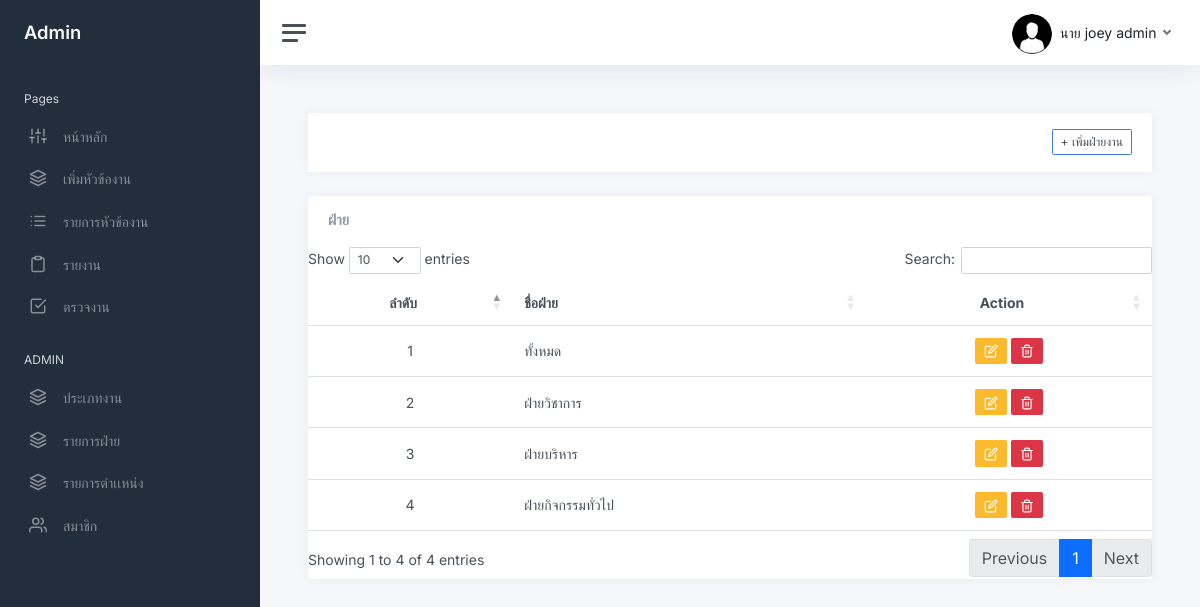
Page /departmant_list.php (signed in) on the committed database.
### tables this page shows
CREATE TABLE `user` (
  `user_id` int NOT NULL,
  `firstname` varchar(200) NOT NULL,
  `lastname` varchar(200) NOT NULL,
  `email` varchar(200) NOT NULL,
  `password` varchar(255) NOT NULL,
  `role_id` int DEFAULT NULL,
  `avatar` varchar(255) DEFAULT NULL,
  `date_created` timestamp NOT NULL DEFAULT CURRENT_TIMESTAMP ON UPDATE CURRENT_TIMESTAMP,
  `status_user` int NOT NULL,
  `tel` varchar(255) NOT NULL,
  `line_token` varchar(255) NOT NULL,
  `idcard` varchar(13) NOT NULL,
  `department_id` int NOT NULL,
  `shortname_id` int NOT NULL,
  `status_user2` int NOT NULL
);

CREATE TABLE `department` (
  `department_id` int NOT NULL,
  `department_name` varchar(255) NOT NULL,
  `department_status` int NOT NULL
);

### funtion.php (called while the page is built, shortened)
<?php
    function showshortname($shortname){
        if($shortname =='1'){
            return "นาย";
        }elseif($shortname =='2'){
            return "นางสาว";
        } elseif($shortname =='9'){
            return "นาง";
        } elseif($shortname =='3'){
            return "ดร.";
        } elseif($shortname =='4'){
        return "ผศ.";
        } elseif($shortname =='5'){
            return "รศ.";
        } elseif($shortname =='6'){
            return "ศ.";
        } elseif($shortname =='7'){
            return "ผศ.ดร.";
        } elseif($shortname =='8'){
            return "ศ.ดร.";
        }elseif($shortname =='10'){
            return "อาจารย์";
        } elseif($shortname =='11'){
            return "Mr.";
        }elseif($shortname =='12'){
            return "Ms";
        }
    }
    ?>

### departmant_list.php (the view, shortened to what this page needs)
<?php
    require_once 'connect.php';
?>
<!DOCTYPE html>
<html lang="en">
<?php include "head.php"?>
<body>
<link rel="stylesheet" type="text/css" href="https://cdn.datatables.net/1.13.2/css/dataTables.bootstrap5.min.css"
<?php include "sidebar.php" ?>
<form action="proc.php" method="post" class="form-horizontal" enctype="multipart/form-data">
    <main class="content">
        <div class="col-lg-12">
            <div class="card card-outline card-success">
                <div class="container-fluid p-0">
                    <div class="card-header">
                        <div class="d-flex flex-row-reverse bd-highligh">
                            <a class="btn btn-block btn-sm btn-default btn-flat border-primary" data-bs-toggle="modal" data-bs-target="#adddepartment" ><i class="fa fa-plus"></i> + เพิ่มฝ่ายงาน</a>
                        </div>
                    </div>
                </div>
            </div>
        </div>
                    <div class="card flex-fill">
                        <div class="card-header">
                            <h5 class="card-title mb-0">ฝ่าย</h5>
                        </div>
                            <table class="table table-hover my-0" id="example">
                                <thead>
                                    <tr>
                                        <th class="text-center">ลำดับ</th>
                                        <th class="text-left">ชื่อฝ่าย</th>
                                        <th class="text-center">Action</th>
                                    </tr>
                                </thead>
                                <tbody>
                                    <?php
                                        $i = 1;
                                        $sql = "SELECT * FROM department  WHERE department_status = 1";
                                        $qry = $db->query($sql);
                                        $qry->execute();
                                        while ($departmentrow = $qry->fetch(PDO::FETCH_ASSOC)){
                                    ?>
                                        <tr>
                                            <td class="text-center"><?php echo $i++ ?></td>
                                            <td class="text-left"><?php echo $departmentrow['department_name'] ?></td>
                                            <td class="text-center">
                                            <a class="btn btn-warning btn-sm" title="เเก้ไขข้อมูลฝ่าย" href="editdepartment.php?update_id=<?php echo $departmentrow['department_id']?>"><i  data-feather="edit"></i></a>
                                            <button class="btn btn-danger btn-sm deletedepartment-btn" title="ลบข้อมูลฝ่าย" data-department_id="<?php echo $departmentrow['department_id']?>"><i data-feather="trash-2"></i></button>
                                            </td>
                                        </tr>
                                    <?php } ?>
                                </tbody>
                            </table>
                    </div>
        </main>
</form>
    </body>
</html>

### sidebar.php (shortened to what this page needs)
<?php
include "head.php";
include "funtion.php";
		if (isset($_SESSION['user_login'])) {
			$user_id = $_SESSION['user_login'];
			$sql = "SELECT *,concat(firstname,' ',lastname) as name FROM user AS u  natural JOIN position  WHERE u.user_id = $user_id ";
			$stmt = $db->prepare($sql);
			$stmt->execute();
			$row = $stmt->fetch(PDO::FETCH_ASSOC);
		}
			$level = $row['level'];
			$where ='';
			$sql2 = "SELECT MAX(level) as maxlevel , MIN(level) as minlevel FROM user as u
			left join position as p ON u.role_id = p.role_id
			left join department as d on u.department_id = d.department_id   $where ";
			$stmt2 = $db->prepare($sql2);
			$stmt2->execute();
			$row2 = $stmt2->fetch(PDO::FETCH_ASSOC);
			$maxlevel = $row2['maxlevel'];
?>
<div class="wrapper">
		<nav id="sidebar" class="sidebar js-sidebar">
			<div class="sidebar-content js-simplebar">
				<a class="sidebar-brand" href="index.php">
				<?php if($level <= 2): ?>
				<span class="align-middle">Admin <?php ?></span>
				<?php else: ?>
					<span class="align-middle">user <?php/*  echo $row['firstname']  */?></span>
					<?php endif; ?>
				</a>
				<ul class="sidebar-nav">
					<li class="sidebar-header">
						Pages
					</li>
					<li class="sidebar-item">
						<a class="sidebar-link" href="index.php">
              <i class="align-middle" data-feather="sliders"></i> <span class="align-middle">หน้าหลัก</span>
            </a>
					</li>
					<?php if($level != $maxlevel): ?>
					<li class="sidebar-item">
						<a data-bs-target="#maps" data-bs-toggle="collapse" class="sidebar-link collapsed" aria-expanded="false">
							<i class="align-middle" data-feather="layers"></i>
							 <span class="align-middle">
								เพิ่มหัวข้องาน
							</span>
						</a>
					</li>
					<?php endif; ?>
					<li class="sidebar-item">
						<a data-bs-target="#project_list" data-bs-toggle="collapse" class="sidebar-link collapsed" aria-expanded="false">
							<i class="align-middle" data-feather="list"></i>
							 <span class="align-middle">
							 รายการหัวข้องาน
							</span>
						</a>
					</li>
			<li class="sidebar-item">
				<a data-bs-target="#report" data-bs-toggle="collapse" class="sidebar-link collapsed" aria-expanded="false">
					<i class="align-middle" data-feather="clipboard"></i>
						<span class="align-middle">
						รายงาน
					</span>
				</a>
			</li>
					<?php if($level != $maxlevel): ?>
					<li class="sidebar-item">
						<a class="sidebar-link" href="checktask_list.php">
              <i class="align-middle" data-feather="check-square"></i> <span class="align-middle">ตรวจงาน</span>
            </a>
			<?php endif; ?>
					</li>
					<?php if(($level <= 2) ): ?>
					<li class="sidebar-header">
						ADMIN
					</li>
					<?php elseif($level == 2): ?>
					<li class="sidebar-header">
						USER
					</li>
					<?php endif; ?>
					<?php if($level <=2): ?>
						<li class="sidebar-item">
							<a class="sidebar-link"  href="jobtype_list.php">
				<i class="align-middle" data-feather="layers"></i> <span class="align-middle">ประเภทงาน</span>
							</a>
						<li class="sidebar-item">
							<a class="sidebar-link"  href="departmant_list.php">
				<i class="align-middle" data-feather="layers"></i> <span class="align-middle">รายการฝ่าย</span>
							</a>
						<li class="sidebar-item">
							<a class="sidebar-link"  href="position_list.php">
				<i class="align-middle" data-feather="layers"></i> <span class="align-middle">รายการตำเเหน่ง</span>
							</a>
					</li>
					<li class="sidebar-item">
						<a data-bs-target="#user" data-bs-toggle="collapse" class="sidebar-link collapsed" aria-expanded="false">
							<i class="align-middle" data-feather="users"></i>
							 <span class="align-middle">
								สมาชิก
							</span>
						</a>
					</li>
					<?php endif; ?>
				</ul>
			</div>
		</nav>
		<div class="main">
			<nav class="navbar navbar-expand navbar-light navbar-bg">
				<a class="sidebar-toggle js-sidebar-toggle">
          <i class="hamburger align-self-center"></i>
        </a>
				<div class="navbar-collapse collapse">
					<ul class="navbar-nav navbar-align">
							<a class="nav-link dropdown-toggle d-none d-sm-inline-block" href="#" data-bs-toggle="dropdown">
							<?php if($row['avatar'] !=""){?>
                				<img src="img/avatars/<?php echo $row['avatar'] ?>" class="avatar rounded-circle rounded me-1" alt="" > <span class="text-dark"> <?php echo $row['firstname'] . ' ' . $row['lastname'] ?></span>
							<?php }else{?>
								<img src="img/avatars/09.jpg" class="avatar rounded-circle rounded me-1" alt="" > <span class="text-dark"> <?php echo  showshortname($row['shortname_id']) . ' ' . $row['firstname'] . ' ' . $row['lastname'] ?></span>
 							<?php }?>
              				</a>
					</ul>
				</div>
			</nav>

### css/multi_select.css (style rules this page uses)
body { font-family: 'Courier New', Courier, monospace; font-size: 14px; }

### rows in the picture
user: shortname "นาย", firstname "joey", lastname "admin"
department: department_name "ทั้งหมด"
department: department_name "ฝ่ายวิชาการ"
department: department_name "ฝ่ายบริหาร"
department: department_name "ฝ่ายกิจกรรมทั่วไป"
